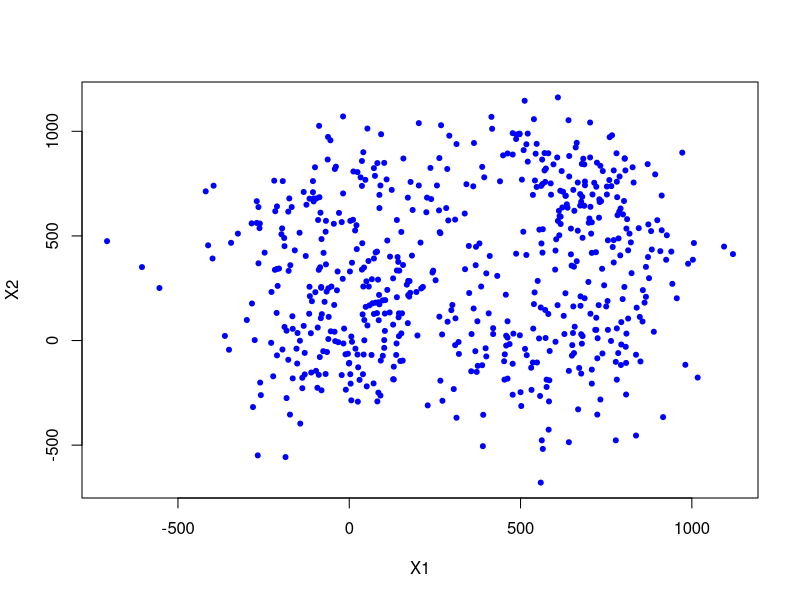
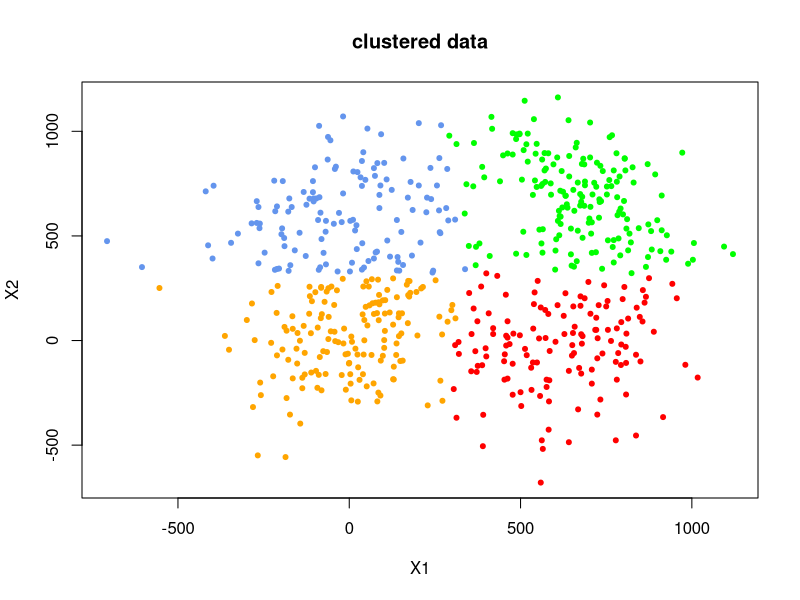
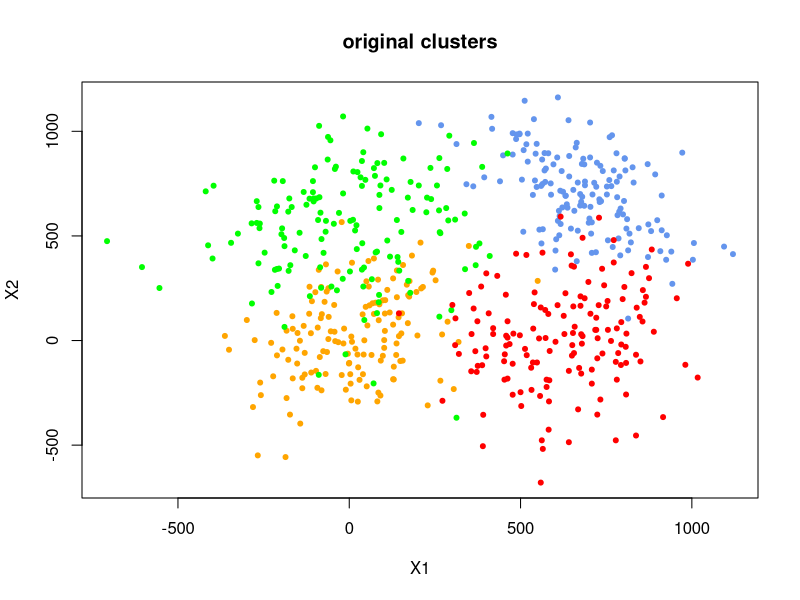

R code for these plots, in order:
# Libraries needed:none
#
# In this simple script we use the simulated file in.csv which we used
# earlier for the kNN problem. Recall that the data where generated from
# four different bivariate  Gaussian  distributions with four centers
# and four covaraince matrices, see sim.r file. Here we use the
# generated file to test the k-means method for k=4. The resulting fours
# classes are then plotted.
dat<-read.csv("in2.csv",header=TRUE)
mod<-kmeans(cbind(dat$X1, dat$X2), 4)
dat<- cbind(dat, cluster=mod$cluster)
plot(dat$X1,dat$X2, col="blue",xlab="X1", ylab="X2",pch=20)
readline("Original data")
dev.new()
plot(dat$X1,dat$X2, col="white",xlab="X1", ylab="X2", main="clustered data")
points(dat[dat$cluster==1,"X1"],dat[dat$cluster==1,"X2"], col="cornflowerblue",
         pch=20)
points(dat[dat$cluster==2,"X1"],dat[dat$cluster==2,"X2"], col="orange",pch=20)
points(dat[dat$cluster==3,"X1"],dat[dat$cluster==3,"X2"], col="green",pch=20)
points(dat[dat$cluster==4,"X1"],dat[dat$cluster==4,"X2"], col="red",pch=20)
readline("clustered data")
# Draw the original clusters:
dev.new()
plot(dat$X1,dat$X2, col="white",xlab="X1", ylab="X2", main="original clusters")
n=nrow(dat)
points(dat[1:(n/4),"X1"],dat[1:(n/4),"X2"], col="cornflowerblue",pch=20)
points(dat[(n/4+1):(n/2),"X1"],dat[(n/4+1):(n/2),"X2"], col="orange",pch=20)
points(dat[(n/2+1):(3*n/4),"X1"],dat[(n/2+1):(3*n/4),"X2"], col="green",pch=20)
points(dat[(3*n/4+1):n,"X1"],dat[(3*n/4+1):n,"X2"], col="red",pch=20)
print("Original clusters")
